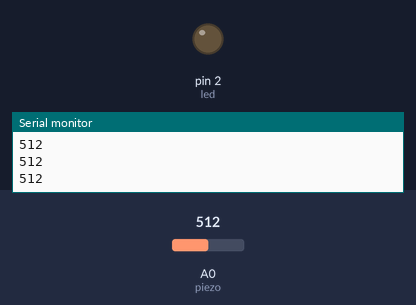
A sketch run on a simulated Arduino Uno, built with avr-gcc and run on an emulated ATmega328P. On the bench: output pins drawn as LEDs (lit = HIGH), the last lines printed to the serial monitor. The test bench sets the inputs (shaded band); at power-on: A0 (piezo) = 512.

Above: at 1.7 s.
1.8 s: A0 (piezo) set to 107
3.3 s: A0 (piezo) set to 89
At 4.4 s:
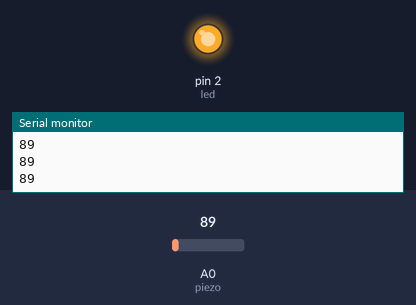
4.8 s: A0 (piezo) set to 110
At 5.5 s:
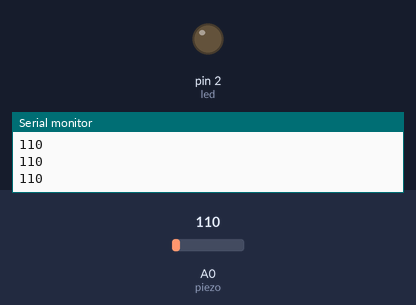
6.3 s: A0 (piezo) set to 90
At 6.7 s:
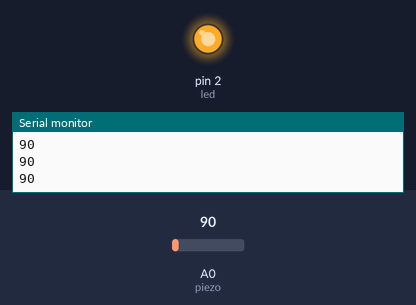
Timing chart, 0 to 8.8 s (numbered marks = the images above; inputs shaded):
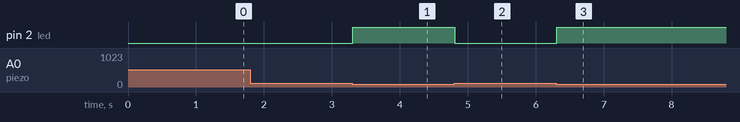

The sketch:

piezo_test.ino
```cpp
const int piezo = A0;
const int led = 2;
int threshold = 100;

void setup() {
  Serial.begin(9600);
  pinMode(piezo, INPUT);
  pinMode(led, OUTPUT);

  //test led
  digitalWrite(led, LOW);
  delay(500);
  digitalWrite(led, HIGH);
}

void loop() {
  int piezo_val = analogRead(piezo);
  Serial.println(piezo_val);
  if (piezo_val >= threshold) {
    digitalWrite(led, LOW);
  } else {
    digitalWrite(led, HIGH);
  }
}
```

Measured:
- the behaviour switches between 100 and 99 on A0 (piezo) (found by bisection; images 0 and 1)
- after the input at 3.3 s, pin 2 (led): LOW → HIGH at once
- after the input at 4.8 s, pin 2 (led): HIGH → LOW at once
- after the input at 6.3 s, pin 2 (led): LOW → HIGH at once
